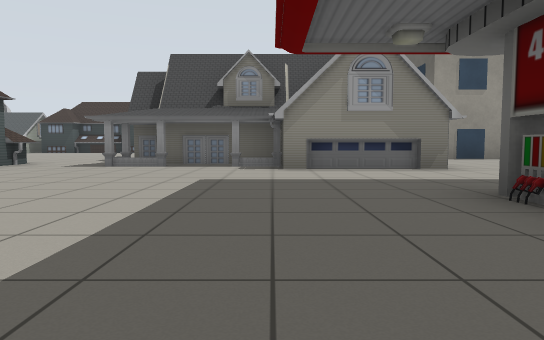
view 1 (above)

12 first-person views from a walk through a Gazebo world. The camera is 0.72 m above the floor, tilts 4° down and sees 70° across. The floor is counted in squares, 2 m on a side. Each view is taken from the middle of a square. On the plan, view 1 faces up. The plan holds only what a view shows up to about 9 squares ahead; the rest is blank. Some stock models are drawn as simple stand-ins. Some surface patterns are stand-ins.

view 2
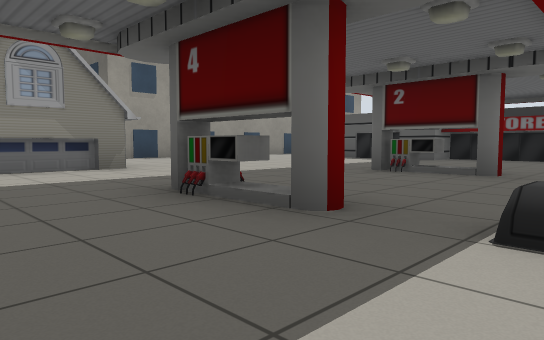

view 3
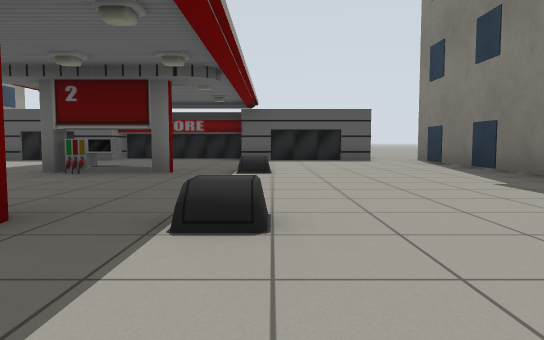

view 4
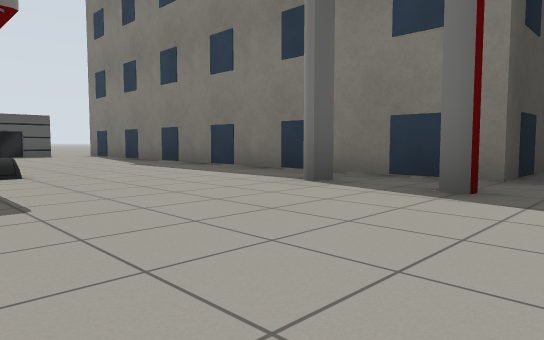

view 5
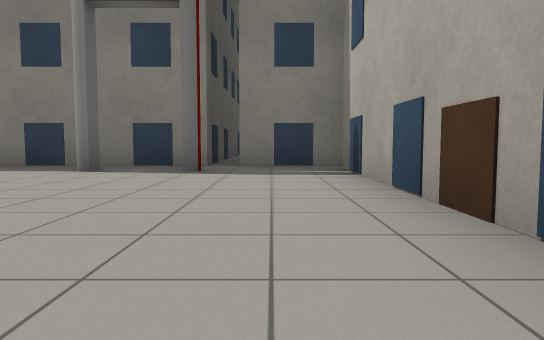

view 6
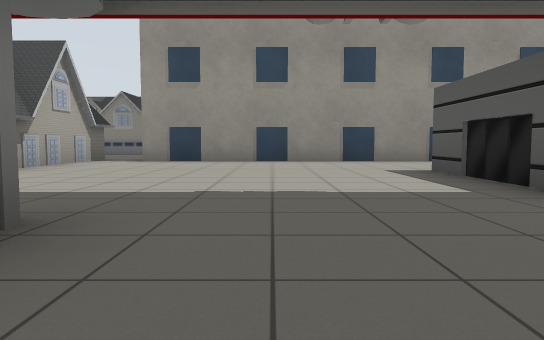

view 7
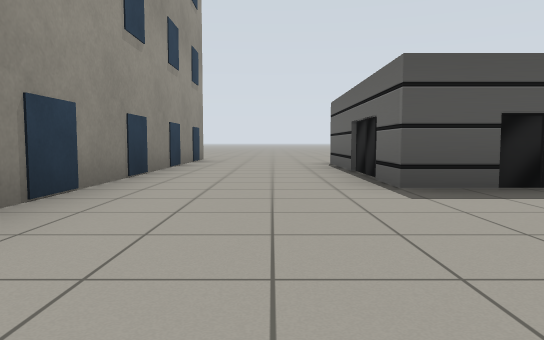

view 8
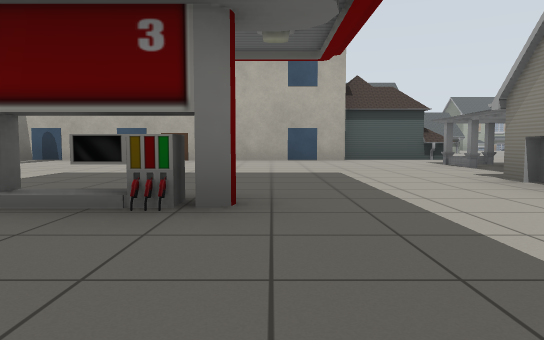

view 9
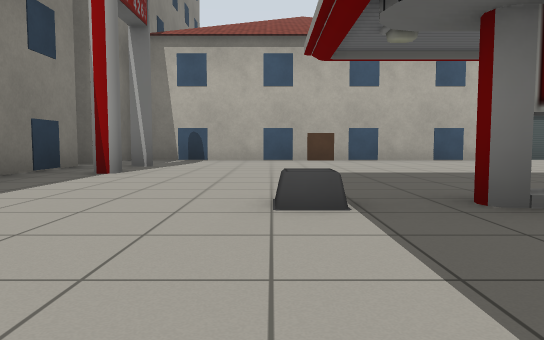

view 10
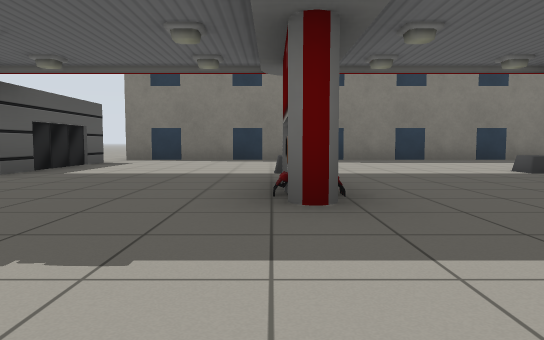

view 11
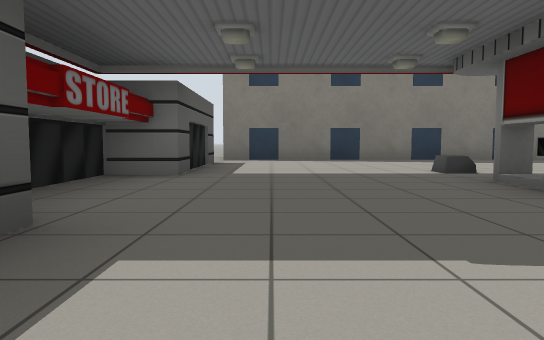

view 12
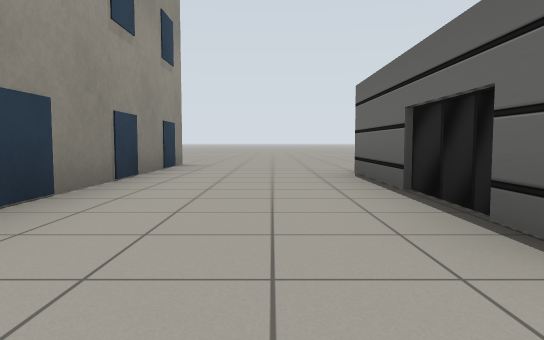

### Floor plan
Key: @ floor where view 1 was taken; # wall or solid block; . floor; = window, fence, low wall or low ledge; B building; H house; S filling station.
Columns run from 5 left of view 1 to 15 right of it. Each row starts with its distance up from view 1.
  9        H.BBBBBBBBBB
  8  ..H   H.............
  7  =.HHH H.............
  6 #..HHH H.....SSSS....
  5 #............S
  4  #...........S
  3  B............S
  2  B.....S..S...S
  1 BB............S
  0 BB...@.S..S..S
 -1 BB...........S
 -2 BB.SS........S
 -3  BBBBBBBBBBBBB
 -4    B
 -5    B
 -6    B

Positions as (right, up) in squares from view 1, and headings:
1: (0, 0), facing up
2: (0, 0), facing up-right
3: (0, 0), facing right
4: (-3, 1), facing down-right
5: (-3, 3), facing down
6: (6, 1), facing up
7: (5, 7), facing right
8: (4, 3), facing left
9: (4, 0), facing left
10: (5, 5), facing down
11: (7, 5), facing down
12: (7, 7), facing right
